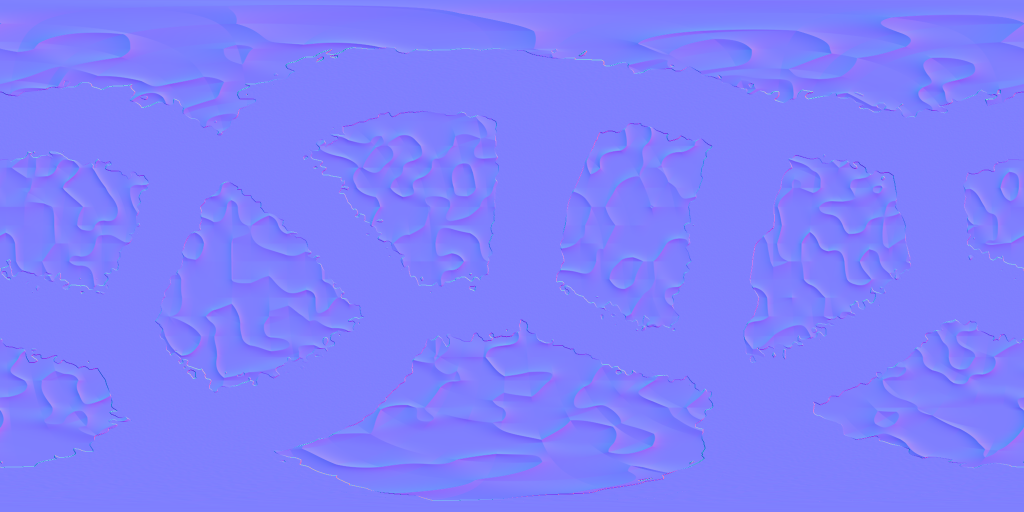
#> input picture assets_reborn/pianeti/113_normal.png, 2048 x 1024 px, given in place of 142.png, which was not available (shown at 1/2 size)
$ python build_adare_preview.py
#> lines starting #> are read from the running program, lines starting #| are printed output that depends on the picture
#!/usr/bin/env python3
"""Package the actual planet textures in an offline interactive WebGL viewer."""
import base64
import json
from pathlib import Path
import re

from PIL import Image

ROOT = Path(__file__).resolve().parents[1]
def main():
    source = ROOT / 'tools/templates/planet_viewer.html.template'
    names = {'albedo': '142.png', 'emission': '142_emission.png',
             'terrain': '142_ambienti.png', 'heightmap': '142_height.png'}
    # Upload pixel buffers directly: no data: image URLs, image decoder, fetch,
    # object URLs or server are needed by the self-contained delivery file.
    # 1024x512 is sufficient for this portable viewer; production maps stay 2K.
    assets = {}
    for key, file in names.items():
        with Image.open(ROOT / 'assets_reborn/pianeti' / file) as image:
#> image is the input picture: PIL image 2048x1024 RGB; mean R, G, B 127, 127, 253.6
            mode = 'L' if key == 'heightmap' else 'RGB'
            image = image.convert(mode).resize((1024, 512), Image.Resampling.LANCZOS)
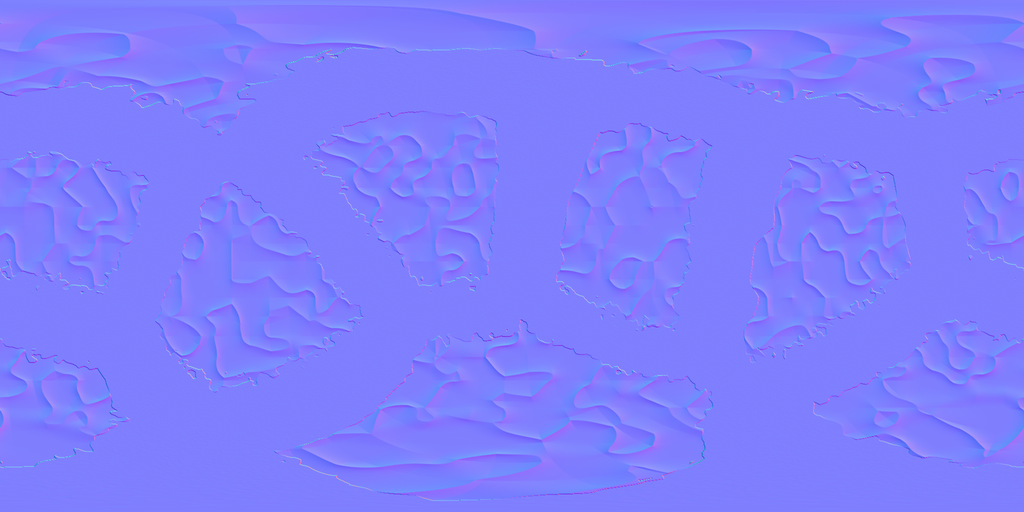
#> image: PIL image 1024x512 RGB; mean R, G, B 127, 127, 253.6
            assets[key] = {'width': image.width, 'height': image.height,
                'format': mode, 'pixels': base64.b64encode(image.tobytes()).decode('ascii')}
#> pass 2 of the loop in main, `for key, file in names.items():`:
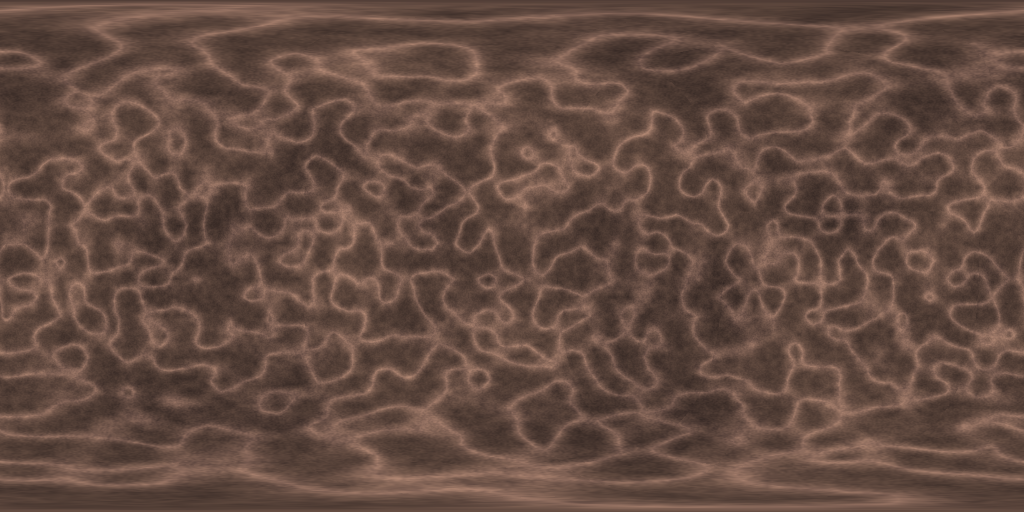
#> input picture assets_reborn/pianeti/121.png, 2048 x 1024 px, given in place of 142_emission.png, which was not available (shown at 1/2 size)
#> in main, image is the input picture: PIL image 2048x1024 RGB; mean R, G, B 100.1, 76.2, 65.9
#> in main, `image = image.convert(mode).resize((1024, 512), Image.Resampling.LANCZ..`:
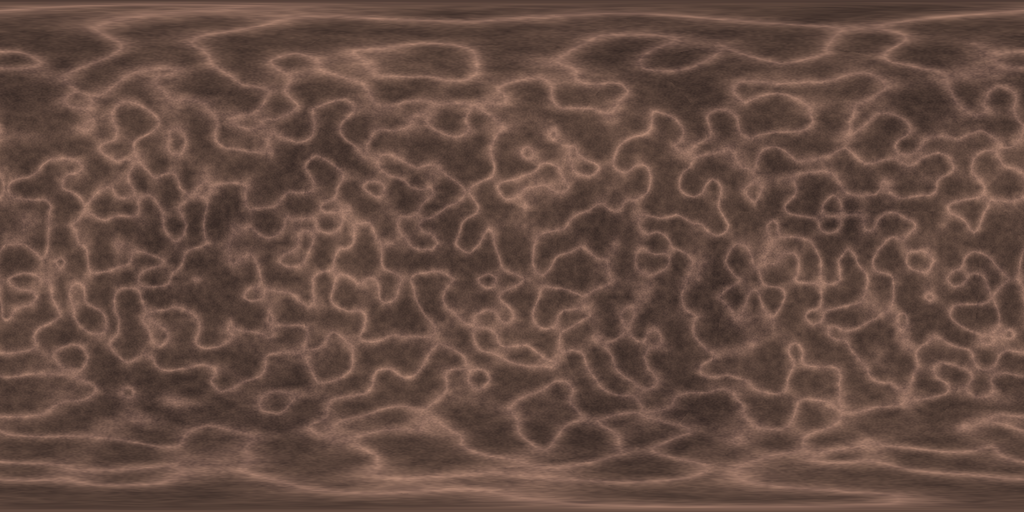
#> image: PIL image 1024x512 RGB; mean R, G, B 100.1, 76.2, 65.9
    html, count = re.subn(r'/\*ASSET_DATA_START\*/.*?/\*ASSET_DATA_END\*/',
        lambda _: json.dumps(assets, separators=(',', ':')),
        source.read_text(), flags=re.S)
    if count != 1:
        raise ValueError('Expected exactly one asset payload marker in the viewer')
    html = html.replace('ATLANTE PLANETARIO · PROTOTIPO 01',
                        'ATLANTE PLANETARIO · VERSIONE 02 · FILE AUTONOMO')
    # Preserve both previous links without leaving a misleading source HTML.
    # A versioned delivery filename also avoids reopening an older download.
    for name in ['adare_3d.html', 'planet_viewer.html', 'adare_3d_autonomo_v2.html']:
        out = ROOT / 'reborn/anteprime' / name
        out.write_text(html)
        print(out)

if __name__ == '__main__':
#> (the run stopped early here; a loop or call above may not have finished)
